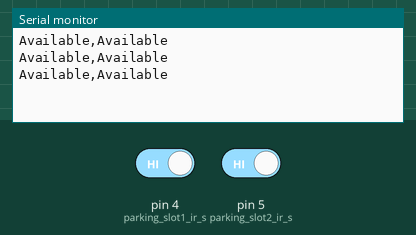
Recording of a sketch running on a simulated Arduino Uno, built with avr-gcc and run on an emulated ATmega328P. On the bench: the last lines printed to the serial monitor. The test bench sets the inputs (shaded band); at power-on: pin 4 (parking_slot1_ir_s) HIGH, pin 5 (parking_slot2_ir_s) HIGH.

Above: at 12.8 s.
12.9 s: pin 4 (parking_slot1_ir_s) driven LOW
At 19.1 s:
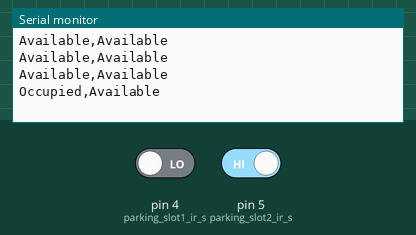
24.8 s: pin 5 (parking_slot2_ir_s) driven LOW
At 30.6 s:
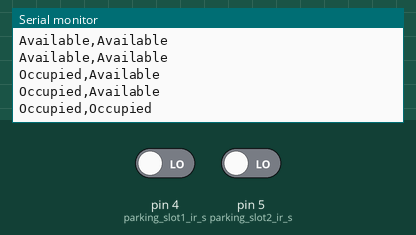
36.7 s: pin 4 (parking_slot1_ir_s) driven HIGH
At 43.4 s:
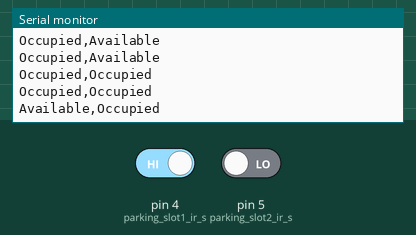

Measured:
- after the input at 12.9 s, the serial monitor: prints a new line after 5.1 s (image 1)
- after the input at 24.8 s, the serial monitor: prints a new line after 5.2 s (image 2)
- after the input at 36.7 s, the serial monitor: prints a new line after 5.3 s (image 3)

The sketch:

code_of_the_arduino.ino
```cpp
int parking_slot1_ir_s = 4; // parking slot 1 infrared sensor connected with pin number 4 of Arduino
int parking_slot2_ir_s = 5; // parking slot 2 infrared sensor connected with pin number 5 of Arduino

String sensor1; // To hold the status of sensor 1
String sensor2; // To hold the status of sensor 2

void setup() {
    Serial.begin(9600); // Initialize Serial for communication
    pinMode(parking_slot1_ir_s, INPUT); // Set pin 4 as INPUT
    pinMode(parking_slot2_ir_s, INPUT); // Set pin 5 as INPUT
}

void loop() {
    readParkingSlots(); // Read the status of parking slots
    String cdata = sensor1 + "," + sensor2; // Create a comma-separated string of sensor values
    Serial.println(cdata); // Send data to ESP32
    delay(6000); // 6000 milliseconds (6 seconds)
}

void readParkingSlots() {
    // Check status of parking slot 1
    if (digitalRead(parking_slot1_ir_s) == LOW) {
        sensor1 = "Occupied"; // Slot 1 is occupied
    } else {
        sensor1 = "Available"; // Slot 1 is available
    }

    // Check status of parking slot 2
    if (digitalRead(parking_slot2_ir_s) == LOW) {
        sensor2 = "Occupied"; // Slot 2 is occupied
    } else {
        sensor2 = "Available"; // Slot 2 is available
    }
}
```
